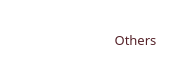
    <widget class="QWidget" name="tabs_others" native="true">
     <property name="geometry">
      <rect>
       <x>680</x>
       <y>90</y>
       <width>191</width>
       <height>81</height>
      </rect>
     </property>
     <property name="cursor">
      <cursorShape>PointingHandCursor</cursorShape>
     </property>
     <property name="styleSheet">
      <string notr="true">border-radius: 15px;
background-color: #ffffff;</string>
     </property>
     <widget class="QLabel" name="logo_home_12">
      <property name="geometry">
       <rect>
        <x>20</x>
        <y>10</y>
        <width>61</width>
        <height>61</height>
       </rect>
      </property>
      <property name="styleSheet">
       <string notr="true">border: 0px;</string>
      </property>
      <property name="text">
       <string/>
      </property>
      <property name="pixmap">
       <pixmap>pics/others_logo.png</pixmap>
      </property>
      <property name="scaledContents">
       <bool>true</bool>
      </property>
     </widget>
     <widget class="QLabel" name="label_home_6">
      <property name="geometry">
       <rect>
        <x>90</x>
        <y>20</y>
        <width>91</width>
        <height>41</height>
       </rect>
      </property>
      <property name="font">
       <font>
        <family>Classy Vogue</family>
        <pointsize>10</pointsize>
       </font>
      </property>
      <property name="styleSheet">
       <string notr="true">color:  rgb(85,34,41);
border: 0px;</string>
      </property>
      <property name="text">
       <string>&lt;html&gt;&lt;head/&gt;&lt;body&gt;&lt;p&gt;Others&lt;/p&gt;&lt;/body&gt;&lt;/html&gt;</string>
      </property>
      <property name="alignment">
       <set>Qt::AlignCenter</set>
      </property>
     </widget>
     <widget class="QPushButton" name="bttn_others">
      <property name="geometry">
       <rect>
        <x>0</x>
        <y>0</y>
        <width>191</width>
        <height>81</height>
       </rect>
      </property>
      <property name="cursor">
       <cursorShape>PointingHandCursor</cursorShape>
      </property>
      <property name="styleSheet">
       <string notr="true">background-color: rgba(0, 0, 0, 0);</string>
      </property>
      <property name="text">
       <string/>
      </property>
      <property name="autoDefault">
       <bool>false</bool>
      </property>
      <property name="flat">
       <bool>true</bool>
      </property>
     </widget>
    </widget>
